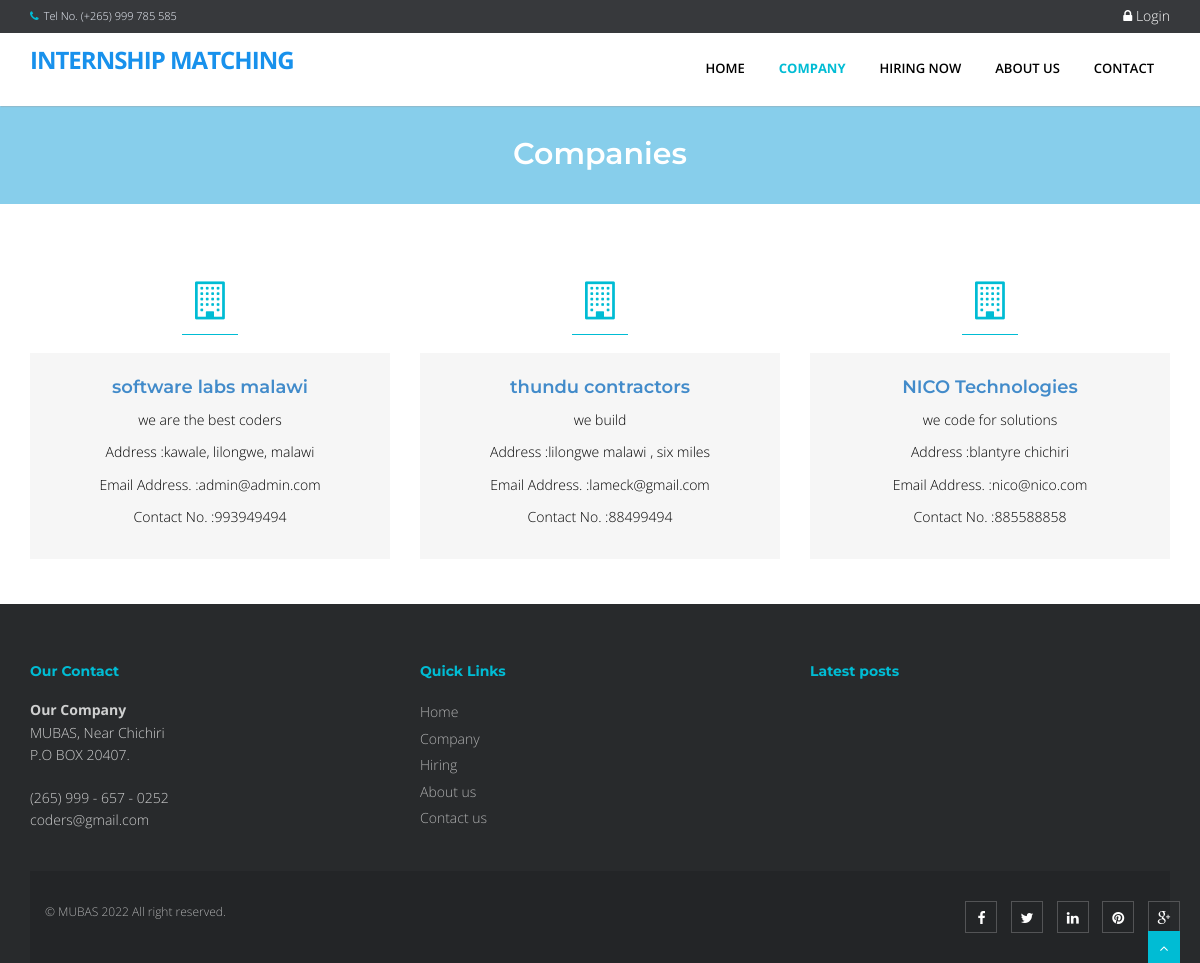
Page /index.php?q=company on the committed database.
### tables this page shows
CREATE TABLE IF NOT EXISTS `employer` (
  `id` int(11) NOT NULL,
  `name` varchar(50) NOT NULL,
  `owner` varchar(50) NOT NULL,
  `postal_address` varchar(100) NOT NULL,
  `email` varchar(50) NOT NULL,
  `phone` int(14) NOT NULL,
  `profile` text,
  `date` datetime NOT NULL DEFAULT CURRENT_TIMESTAMP,
  PRIMARY KEY (`id`),
  UNIQUE KEY `email` (`email`),
  UNIQUE KEY `name` (`name`)
);

### index.php (called while the page is built, shortened)
<?php
    include_once "inc/layout.php";
?>

### inc/classAutoload.php (called while the page is built, shortened)
<?php
    function autoLoader($className){
        $path = __DIR__.'/../classes/';
        $extension = '.class.php';
        $fileName = $path . $className . $extension;
    }
?>

### classes/Dbh.class.php (called while the page is built)
<?php
    class Dbh{
        private $host = "localhost";
        private $user = "root";
        private $pwd = "";
        private $dbName = "intern_matching";
        protected function connect(){
            $dsn = 'mysql:host=' . $this->host . ';dbname='. $this->dbName;
            $pdo = new PDO($dsn, $this->user, $this->pwd);
            $pdo->setAttribute(PDO::ATTR_DEFAULT_FETCH_MODE, PDO::FETCH_ASSOC);
            return $pdo;
        }
    }
?>

### classes/Company.class.php (called while the page is built, shortened)
<?php
    class Company extends Dbh{
    protected function getAll(){
        $sql = "SELECT * from employer";
        $stmt = $this->connect()->query($sql);
        if($stmt){
            return $stmt->fetchAll();
        }
        return false;
    }
}
?>

### classes/CompanyView.class.php (called while the page is built, shortened)
<?php
    class CompanyView extends Company{
        public function getAll(){
            return parent::getAll();
        }
    }
?>

### views/company.php (the view)
<?php
    $comp = new CompanyView();
    $companies = $comp->getAll();
?>
    <section id="content">
        <?php if($companies) { ?>
            <div class="container content">
            <div class="row">
                <?php
                    foreach ($companies as $company ) {
                ?>
                        <div class="col-sm-4 info-blocks">
                            <i class="icon-info-blocks fa fa-building-o"></i>
                            <div class="info-blocks-in">
                                <h3>
                                    <?php echo '<a
                                     href="index.php?q=hiring&search='.$company['id'].'&company='.$company['name'].'">'
                                    .$company['name'].'</a>';?>
                                </h3>
                                <p><?php echo $company['profile'];?></p>
                                <p>Address :<?php echo $company['postal_address'] ?></p>
                                <p>Email Address. :<?php echo $company['email']; ?></p>
                                <p>Contact No. :<?php echo $company['phone']; ?></p>
                            </div>
                        </div>
                <?php } ?>
            </div>
            </div>
        <?php }else{ echo "<h3>:Companies are not available</h3>"; } ?>
    </section>

### inc/layout.php (style rules this page uses)
#content { min-height: 400px; color: #000; }

### rows in the picture
employer: name "software labs malawi", profile "we are the best coders", postal_address "kawale, lilongwe, malawi", email "admin@admin.com", phone "993949494"
employer: name "thundu contractors", profile "we build", postal_address "lilongwe malawi , six miles", email "lameck@gmail.com", phone "88499494"
employer: name "NICO Technologies", profile "we code for solutions", postal_address "blantyre chichiri", email "nico@nico.com", phone "885588858"

### other values in the picture
$title "Companies"
